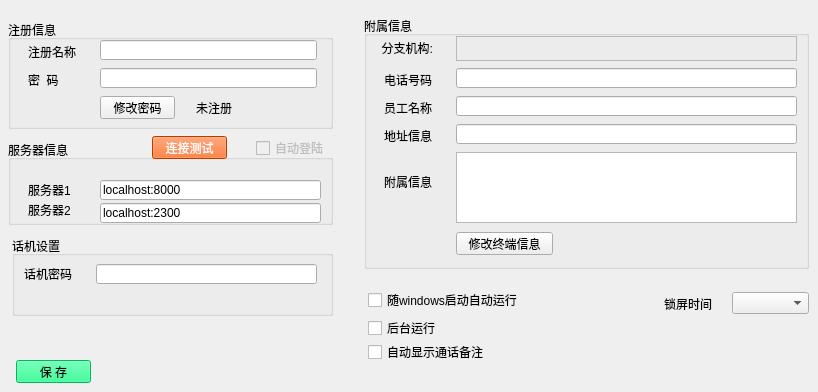
      <widget class="QWidget" name="tabSettings">
       <attribute name="title">
        <string>系统设置</string>
       </attribute>
       <widget class="QGroupBox" name="groupBox">
        <property name="geometry">
         <rect>
          <x>8</x>
          <y>20</y>
          <width>325</width>
          <height>109</height>
         </rect>
        </property>
        <property name="title">
         <string>注册信息</string>
        </property>
        <widget class="QLabel" name="label_3">
         <property name="geometry">
          <rect>
           <x>20</x>
           <y>26</y>
           <width>54</width>
           <height>12</height>
          </rect>
         </property>
         <property name="text">
          <string>注册名称</string>
         </property>
        </widget>
        <widget class="QLineEdit" name="edtUser">
         <property name="geometry">
          <rect>
           <x>92</x>
           <y>20</y>
           <width>217</width>
           <height>20</height>
          </rect>
         </property>
         <property name="styleSheet">
          <string notr="true"/>
         </property>
         <property name="text">
          <string/>
         </property>
         <property name="maxLength">
          <number>30</number>
         </property>
        </widget>
        <widget class="QLineEdit" name="edtPasswd">
         <property name="geometry">
          <rect>
           <x>92</x>
           <y>48</y>
           <width>217</width>
           <height>20</height>
          </rect>
         </property>
         <property name="styleSheet">
          <string notr="true"/>
         </property>
         <property name="maxLength">
          <number>20</number>
         </property>
         <property name="echoMode">
          <enum>QLineEdit::Password</enum>
         </property>
        </widget>
        <widget class="QLabel" name="label_7">
         <property name="geometry">
          <rect>
           <x>20</x>
           <y>54</y>
           <width>54</width>
           <height>12</height>
          </rect>
         </property>
         <property name="text">
          <string>密  码</string>
         </property>
        </widget>
        <widget class="QPushButton" name="btnChangePasswd">
         <property name="geometry">
          <rect>
           <x>92</x>
           <y>76</y>
           <width>75</width>
           <height>23</height>
          </rect>
         </property>
         <property name="text">
          <string>修改密码</string>
         </property>
        </widget>
        <widget class="QLabel" name="txtRegStatus">
         <property name="geometry">
          <rect>
           <x>188</x>
           <y>80</y>
           <width>117</width>
           <height>16</height>
          </rect>
         </property>
         <property name="text">
          <string>未注册</string>
         </property>
        </widget>
       </widget>
       <widget class="QGroupBox" name="groupBox_2">
        <property name="geometry">
         <rect>
          <x>364</x>
          <y>16</y>
          <width>445</width>
          <height>253</height>
         </rect>
        </property>
        <property name="title">
         <string>附属信息</string>
        </property>
        <widget class="QLabel" name="label_4">
         <property name="geometry">
          <rect>
           <x>20</x>
           <y>58</y>
           <width>54</width>
           <height>12</height>
          </rect>
         </property>
         <property name="text">
          <string>电话号码</string>
         </property>
        </widget>
        <widget class="QLineEdit" name="edtPhone">
         <property name="geometry">
          <rect>
           <x>92</x>
           <y>52</y>
           <width>341</width>
           <height>20</height>
          </rect>
         </property>
         <property name="styleSheet">
          <string notr="true"/>
         </property>
         <property name="maxLength">
          <number>40</number>
         </property>
        </widget>
        <widget class="QLineEdit" name="edtEmployee">
         <property name="geometry">
          <rect>
           <x>92</x>
           <y>80</y>
           <width>341</width>
           <height>20</height>
          </rect>
         </property>
         <property name="styleSheet">
          <string notr="true"/>
         </property>
         <property name="maxLength">
          <number>20</number>
         </property>
         <property name="echoMode">
          <enum>QLineEdit::Normal</enum>
         </property>
        </widget>
        <widget class="QLabel" name="label_8">
         <property name="geometry">
          <rect>
           <x>20</x>
           <y>86</y>
           <width>54</width>
           <height>12</height>
          </rect>
         </property>
         <property name="text">
          <string>员工名称</string>
         </property>
        </widget>
        <widget class="QLabel" name="label_9">
         <property name="geometry">
          <rect>
           <x>20</x>
           <y>114</y>
           <width>54</width>
           <height>12</height>
          </rect>
         </property>
         <property name="text">
          <string>地址信息</string>
         </property>
        </widget>
        <widget class="QLineEdit" name="edtAddress">
         <property name="geometry">
          <rect>
           <x>92</x>
           <y>108</y>
           <width>341</width>
           <height>20</height>
          </rect>
         </property>
         <property name="styleSheet">
          <string notr="true"/>
         </property>
         <property name="maxLength">
          <number>120</number>
         </property>
         <property name="echoMode">
          <enum>QLineEdit::Normal</enum>
         </property>
        </widget>
        <widget class="QLabel" name="label_10">
         <property name="geometry">
          <rect>
           <x>20</x>
           <y>160</y>
           <width>54</width>
           <height>12</height>
          </rect>
         </property>
         <property name="text">
          <string>附属信息</string>
         </property>
        </widget>
        <widget class="QTextEdit" name="edtAddition">
         <property name="geometry">
          <rect>
           <x>92</x>
           <y>136</y>
           <width>341</width>
           <height>71</height>
          </rect>
         </property>
         <property name="styleSheet">
          <string notr="true"/>
         </property>
        </widget>
        <widget class="QLabel" name="label_6">
         <property name="geometry">
          <rect>
           <x>-56</x>
           <y>24</y>
           <width>125</width>
           <height>16</height>
          </rect>
         </property>
         <property name="text">
          <string>分支机构:</string>
         </property>
         <property name="alignment">
          <set>Qt::AlignRight|Qt::AlignTrailing|Qt::AlignVCenter</set>
         </property>
        </widget>
        <widget class="QLabel" name="txtOrganization">
         <property name="geometry">
          <rect>
           <x>92</x>
           <y>20</y>
           <width>341</width>
           <height>25</height>
          </rect>
         </property>
         <property name="frameShape">
          <enum>QFrame::StyledPanel</enum>
         </property>
         <property name="frameShadow">
          <enum>QFrame::Plain</enum>
         </property>
         <property name="text">
          <string/>
         </property>
        </widget>
        <widget class="QPushButton" name="btnUpdateTermInfo">
         <property name="geometry">
          <rect>
           <x>92</x>
           <y>216</y>
           <width>97</width>
           <height>23</height>
          </rect>
         </property>
         <property name="text">
          <string>修改终端信息</string>
         </property>
        </widget>
       </widget>
       <widget class="QPushButton" name="btnSave">
        <property name="geometry">
         <rect>
          <x>16</x>
          <y>360</y>
          <width>75</width>
          <height>23</height>
         </rect>
        </property>
        <property name="styleSheet">
         <string notr="true">background-color: rgb(0, 170, 0);
background-color: rgb(0, 255, 127);</string>
        </property>
        <property name="text">
         <string>保 存</string>
        </property>
       </widget>
       <widget class="QGroupBox" name="groupBox_3">
        <property name="geometry">
         <rect>
          <x>8</x>
          <y>140</y>
          <width>325</width>
          <height>85</height>
         </rect>
        </property>
        <property name="title">
         <string>服务器信息</string>
        </property>
        <widget class="QLabel" name="label_5">
         <property name="geometry">
          <rect>
           <x>20</x>
           <y>42</y>
           <width>69</width>
           <height>16</height>
          </rect>
         </property>
         <property name="text">
          <string>服务器1</string>
         </property>
        </widget>
        <widget class="QLineEdit" name="edtServer1">
         <property name="geometry">
          <rect>
           <x>92</x>
           <y>40</y>
           <width>221</width>
           <height>20</height>
          </rect>
         </property>
         <property name="styleSheet">
          <string notr="true"/>
         </property>
         <property name="text">
          <string>localhost:8000</string>
         </property>
        </widget>
        <widget class="QLineEdit" name="edtServer2">
         <property name="geometry">
          <rect>
           <x>92</x>
           <y>63</y>
           <width>221</width>
           <height>20</height>
          </rect>
         </property>
         <property name="styleSheet">
          <string notr="true"/>
         </property>
         <property name="text">
          <string>localhost:2300</string>
         </property>
        </widget>
        <widget class="QLabel" name="label_11">
         <property name="geometry">
          <rect>
           <x>20</x>
           <y>64</y>
           <width>54</width>
           <height>12</height>
          </rect>
         </property>
         <property name="text">
          <string>服务器2</string>
         </property>
        </widget>
       </widget>
       <widget class="QCheckBox" name="ckAutoStartWithOsStart">
        <property name="geometry">
         <rect>
          <x>368</x>
          <y>292</y>
          <width>181</width>
          <height>16</height>
         </rect>
        </property>
        <property name="text">
         <string>随windows启动自动运行</string>
        </property>
       </widget>
       <widget class="QCheckBox" name="ckAutoLogin">
        <property name="enabled">
         <bool>false</bool>
        </property>
        <property name="geometry">
         <rect>
          <x>256</x>
          <y>140</y>
          <width>71</width>
          <height>16</height>
         </rect>
        </property>
        <property name="text">
         <string>自动登陆</string>
        </property>
       </widget>
       <widget class="QPushButton" name="btnLogin">
        <property name="enabled">
         <bool>true</bool>
        </property>
        <property name="geometry">
         <rect>
          <x>152</x>
          <y>136</y>
          <width>75</width>
          <height>23</height>
         </rect>
        </property>
        <property name="styleSheet">
         <string notr="true">background-color: rgb(0, 255, 127);
background-color: rgb(255, 85, 0);
color: rgb(255, 255, 255);</string>
        </property>
        <property name="text">
         <string>连接测试</string>
        </property>
       </widget>
       <widget class="QCheckBox" name="ckRunInBackground">
        <property name="geometry">
         <rect>
          <x>368</x>
          <y>320</y>
          <width>181</width>
          <height>16</height>
         </rect>
        </property>
        <property name="text">
         <string>后台运行</string>
        </property>
       </widget>
       <widget class="QGroupBox" name="groupBox_6">
        <property name="geometry">
         <rect>
          <x>12</x>
          <y>236</y>
          <width>321</width>
          <height>80</height>
         </rect>
        </property>
        <property name="title">
         <string>话机设置</string>
        </property>
        <widget class="QLabel" name="label_24">
         <property name="geometry">
          <rect>
           <x>12</x>
           <y>30</y>
           <width>69</width>
           <height>16</height>
          </rect>
         </property>
         <property name="text">
          <string>话机密码</string>
         </property>
        </widget>
        <widget class="QLineEdit" name="edtPhonePasswd">
         <property name="geometry">
          <rect>
           <x>84</x>
           <y>28</y>
           <width>221</width>
           <height>20</height>
          </rect>
         </property>
         <property name="styleSheet">
          <string notr="true"/>
         </property>
         <property name="inputMask">
          <string/>
         </property>
         <property name="text">
          <string/>
         </property>
         <property name="maxLength">
          <number>32767</number>
         </property>
         <property name="echoMode">
          <enum>QLineEdit::PasswordEchoOnEdit</enum>
         </property>
        </widget>
        <widget class="QLabel" name="txtPhonePasswdStatus">
         <property name="geometry">
          <rect>
           <x>84</x>
           <y>52</y>
           <width>217</width>
           <height>16</height>
          </rect>
         </property>
         <property name="styleSheet">
          <string notr="true">color: rgb(255, 0, 0);</string>
         </property>
         <property name="text">
          <string/>
         </property>
         <property name="textFormat">
          <enum>Qt::AutoText</enum>
         </property>
        </widget>
       </widget>
       <widget class="QComboBox" name="cbxLockTimes">
        <property name="geometry">
         <rect>
          <x>732</x>
          <y>292</y>
          <width>77</width>
          <height>22</height>
         </rect>
        </property>
       </widget>
       <widget class="QLabel" name="label_25">
        <property name="geometry">
         <rect>
          <x>664</x>
          <y>296</y>
          <width>65</width>
          <height>16</height>
         </rect>
        </property>
        <property name="text">
         <string>锁屏时间</string>
        </property>
       </widget>
       <widget class="QCheckBox" name="ckMemoAutoShow">
        <property name="geometry">
         <rect>
          <x>368</x>
          <y>344</y>
          <width>153</width>
          <height>16</height>
         </rect>
        </property>
        <property name="text">
         <string>自动显示通话备注</string>
        </property>
       </widget>
      </widget>
